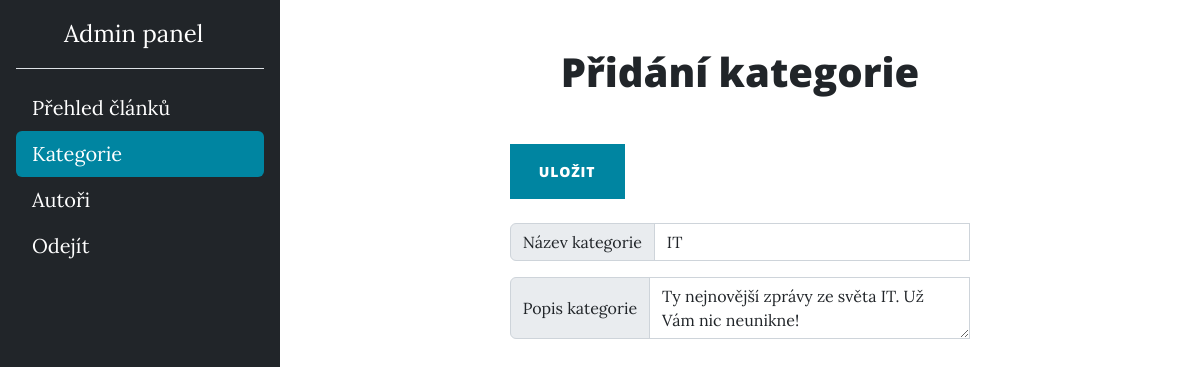
The page /category_edit.php?id=1 on the database its author committed.
### tables this page shows
CREATE TABLE `tbCategories` (
  `Id` int(11) NOT NULL,
  `CatName` varchar(50) NOT NULL,
  `Description` varchar(100) NOT NULL
);

### Model/Database.php (called while the page is built, shortened)
<?php
class Database
{
    private $conn;
    public function __construct()
    {
        $this->conn = new PDO('mysql:host=' . self::HOST . ';dbname=' . self::DBNAME,
            self::USER,
            self::PASSWORD, [
                PDO::ATTR_ERRMODE => PDO::ERRMODE_EXCEPTION,
            ]);
        $this->conn->query('SET NAMES utf8');
    }
    public function selectSingle($sql, $params = [])
    {
        $stmt = $this->execute($sql, $params);
        return $stmt->fetch();
    }
    private function execute($sql, $params = [])
    {
        $stmt = $this->conn->prepare($sql);
        $stmt->execute($params);
        return $stmt;
    }
}

### Model/BaseRepository.php (called while the page is built, shortened)
<?php
abstract class BaseRepository
{
    public function __construct(Database $db)
    {
        $this->db = $db;
    }
}

### Model/CategoryRepository.php (called while the page is built, shortened)
<?php
class CategoryRepository extends BaseRepository
{
    public function getCategory($catId)
    {
        $sql = 'SELECT * FROM tbCategories c
                WHERE c.Id = :id';
        $params = [
            ':id' => $catId,
        ];
        return $this->db->selectSingle($sql, $params);
    }
}

### category_edit.php (the view, shortened to what this page needs)
<?php
require 'Model\Database.php';
require 'Model\BaseRepository.php';
require 'Model\CategoryRepository.php';
$db = new Database();
$c = new CategoryRepository($db);
$myCat = $c->getCategory($_GET['id']);
?>
<!doctype html>
<html lang="en">
<head>
    <link href="https://cdn.jsdelivr.net/npm/bootstrap@5.3.0-alpha1/dist/css/bootstrap.min.css" rel="stylesheet">
    <link href="css/styles.css" rel="stylesheet" />
</head>
<body>
<div class="d-flex">
    <aside>
        <div class="d-flex flex-column flex-shrink-0 p-3 text-bg-dark" style="width: 280px;height: 100vh;">
            <a href="/" class="d-flex align-items-center mb-3 mb-md-0 me-md-auto text-white">
                <svg class="bi pe-none me-2" width="40" height="32"><use xlink:href="#bootstrap"></use></svg>
                <span class="fs-4">Admin panel</span>
            </a>
            <hr>
            <ul class="nav nav-pills flex-column mb-auto">
                <li class="nav-item">
                    <a href="admin.php" class="nav-link text-white" aria-current="page">
                        Přehled článků
                    </a>
                </li>
                <li>
                    <a href="category_admin.php" class="nav-link text-white active">
                        Kategorie
                    </a>
                </li>
                <li>
                    <a href="author_admin.php" class="nav-link text-white">
                        Autoři
                    </a>
                </li>
                <a href="index.php" class="nav-link text-white">
                    Odejít
                </a>
            </ul>
    </aside>
    <div class="content justify-content-evenly mx-auto" style="width:80%">
        <h1 class="text-center mb-5 mt-5">Přidání kategorie</h1>
        <div class="container px-4 px-lg-5">
            <div class="row gx-4 gx-lg-5 justify-content-center">
                <div class="col-md-10 col-lg-8 col-xl-7">
                    <form action="" method="post">
                        <div class="d-flex justify-content-between">
                            <div class="d-flex justify-content-end mb-4"><button class="btn btn-primary text-uppercase" >Uložit</button></div>
                        </div>
                        <div class="input-group mb-3">
                            <span class="input-group-text" id="basic-addon1">Název kategorie</span>
                            <input value="<?= $myCat['CatName'] ?>" name="catName" type="text" class="form-control" placeholder="Název" aria-label="Username" aria-describedby="basic-addon1">
                        </div>
                        <div class="input-group">
                            <span class="input-group-text">Popis kategorie</span>
                            <textarea name="des" class="form-control" aria-label="With textarea"><?= $myCat['Description'] ?></textarea>
                        </div>
                    </form>
                </div>
            </div>
        </div>
    </div>
</body>
</html>

### rows shown on the page
tbcategories: catName "IT", des "Ty nejnovější zprávy ze světa IT. Už Vám nic neunikne!"
